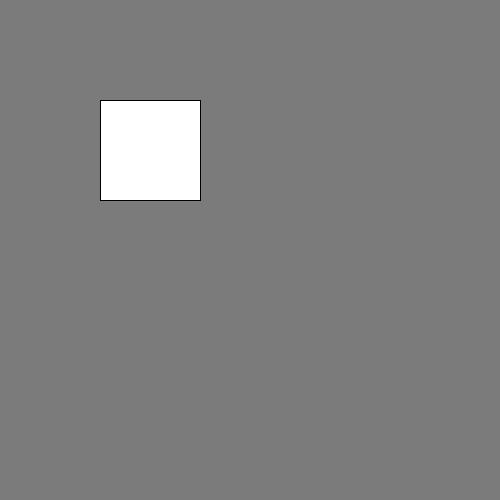
Frame 1 (no input)
Frame 60 (the mouse pressed at the canvas centre just before this capture): identical to frame 1, image omitted
Frame 120 (the mouse held since frame 60 and released just before this capture): identical to frame 1, image omitted

The Processing sketch that drew this single still picture (run headless with seeded random() and noise(); from frame 60 on, the mouse is pressed at the canvas centre):

// Processing sketch: sketch_180205a
// ── sketch_180205a.pde
void setup() {
  size(500, 500);
  println("Dit is OOPD");
  background(123);
}

void draw() {
  rect(100,100,100,100);
}
